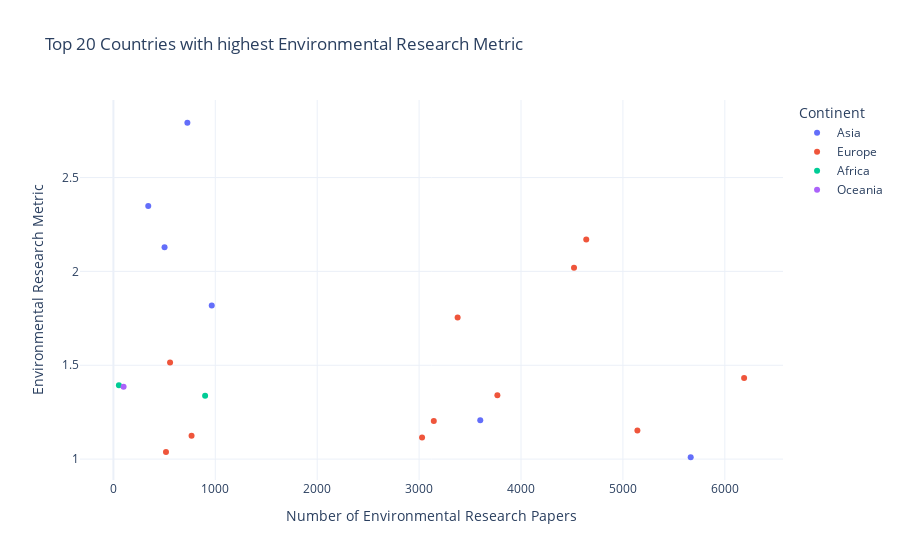

Notebook source saved alongside this figure:
### Code cell
fig = px.scatter(
    data_api_topics.sort_values(by='research_metric_env', ascending=False).reset_index(drop=True)[:20],
    x="Environment_paper_count",
    y="research_metric_env",
    color="continent",
    hover_name="Country",
    hover_data={
        "research_metric_env": True,
        "Environment_paper_count": True,
        "continent": True
    },
    title="Top 20 Countries with highest Environmental Research Metric"
)

fig.update_layout(
    xaxis_title="Number of Environmental Research Papers",
    yaxis_title="Environmental Research Metric",
    legend_title="Continent",
    template="plotly_white"
)

fig.show()

### Figure 1 — Plotly figure (JSON) as saved in the notebook; plotly's stock layout.template omitted (floating-point values rounded to 4 significant figures)
{"data": [{"customdata": [["Asia"], ["Asia"], ["Asia"], ["Asia"], ["Asia"], ["Asia"]], "hovertemplate": "<b>%{hovertext}</b><br><br>continent=%{customdata[0]}<br>Environment_paper_count=%{x}<br>research_metric_env=%{y}<extra></extra>", "hovertext": ["Cyprus", "Tajikistan", "Lebanon", "Nepal", "Hong Kong SAR, China", "Malaysia"], "legendgroup": "Asia", "marker": {"color": "#636efa", "symbol": "circle"}, "mode": "markers", "name": "Asia", "orientation": "v", "showlegend": true, "type": "scatter", "x": [726, 342, 502, 965, 3600, 5665], "xaxis": "x", "y": [2.792, 2.349, 2.128, 1.818, 1.207, 1.01], "yaxis": "y"}, {"customdata": [["Europe"], ["Europe"], ["Europe"], ["Europe"], ["Europe"], ["Europe"], ["Europe"], ["Europe"], ["Europe"], ["Europe"], ["Europe"]], "hovertemplate": "<b>%{hovertext}</b><br><br>continent=%{customdata[0]}<br>Environment_paper_count=%{x}<br>research_metric_env=%{y}<extra></extra>", "hovertext": ["Denmark", "Norway", "Finland", "Estonia", "Switzerland", "Portugal", "Ukraine", "Sweden", "Slovenia", "Greece", "Latvia"], "legendgroup": "Europe", "marker": {"color": "#EF553B", "symbol": "circle"}, "mode": "markers", "name": "Europe", "orientation": "v", "showlegend": true, "type": "scatter", "x": [4640, 4520, 3378, 556, 6189, 3768, 3144, 5142, 767, 3029, 516], "xaxis": "x", "y": [2.171, 2.02, 1.754, 1.515, 1.432, 1.34, 1.202, 1.152, 1.124, 1.115, 1.038], "yaxis": "y"}, {"customdata": [["Africa"], ["Africa"]], "hovertemplate": "<b>%{hovertext}</b><br><br>continent=%{customdata[0]}<br>Environment_paper_count=%{x}<br>research_metric_env=%{y}<extra></extra>", "hovertext": ["Burundi", "Tunisia"], "legendgroup": "Africa", "marker": {"color": "#00cc96", "symbol": "circle"}, "mode": "markers", "name": "Africa", "orientation": "v", "showlegend": true, "type": "scatter", "x": [54, 900], "xaxis": "x", "y": [1.393, 1.338], "yaxis": "y"}, {"customdata": [["Oceania"]], "hovertemplate": "<b>%{hovertext}</b><br><br>continent=%{customdata[0]}<br>Environment_paper_count=%{x}<br>research_metric_env=%{y}<extra></extra>", "hovertext": ["Fiji"], "legendgroup": "Oceania", "marker": {"color": "#ab63fa", "symbol": "circle"}, "mode": "markers", "name": "Oceania", "orientation": "v", "showlegend": true, "type": "scatter", "x": [100], "xaxis": "x", "y": [1.385], "yaxis": "y"}], "layout": {"legend": {"title": {"text": "Continent"}, "tracegroupgap": 0}, "title": {"text": "Top 20 Countries with highest Environmental Research Metric"}, "xaxis": {"anchor": "y", "domain": [0, 1], "title": {"text": "Number of Environmental Research Papers"}}, "yaxis": {"anchor": "x", "domain": [0, 1], "title": {"text": "Environmental Research Metric"}}}}
